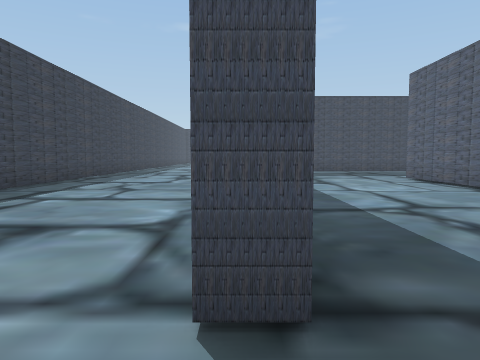
view 1 (above)

22 first-person views from a walk through a scene from a Unity 3-D project. The camera is 1.5 m above the floor, tilts 4° down and sees 70° across. The floor is counted in squares, 2 m on a side. Each view is taken from the middle of a square. On the plan, view 1 faces up. The plan holds only what a view shows up to about 11 squares ahead; the rest is blank. The place goes on beyond the plan. The player is left out.

view 2
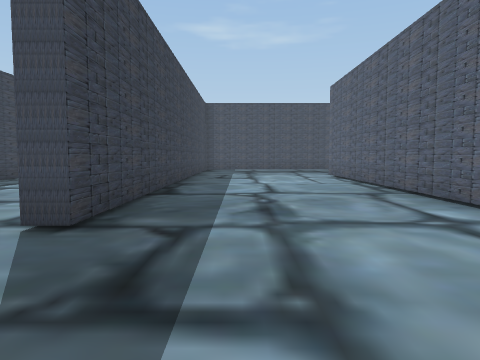

view 3
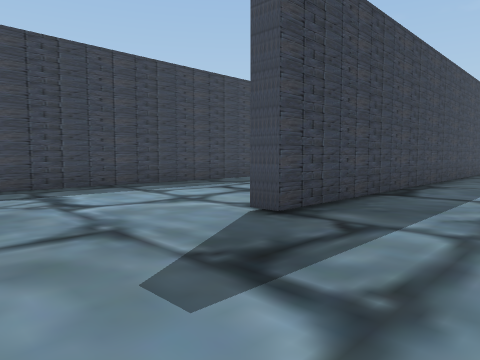

view 4
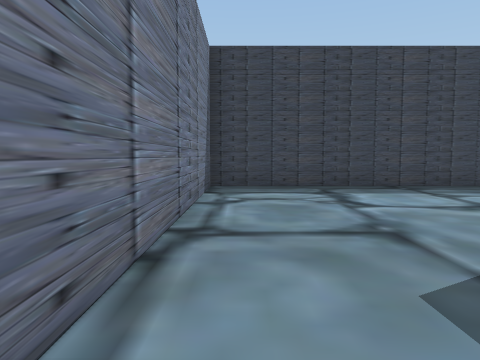

view 5
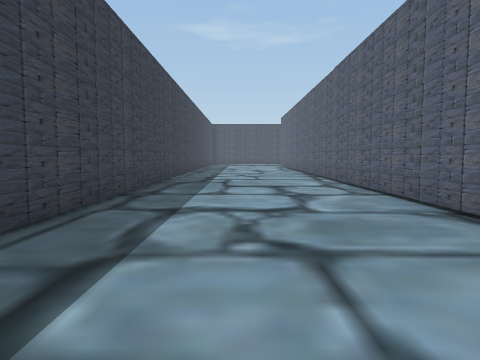

view 6
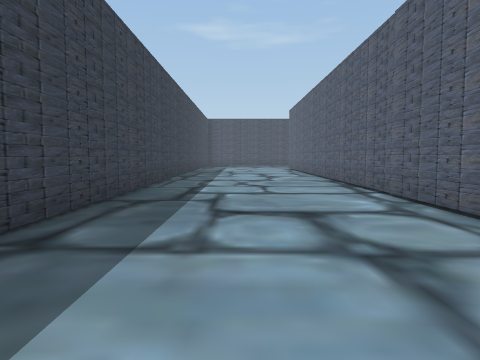

view 7
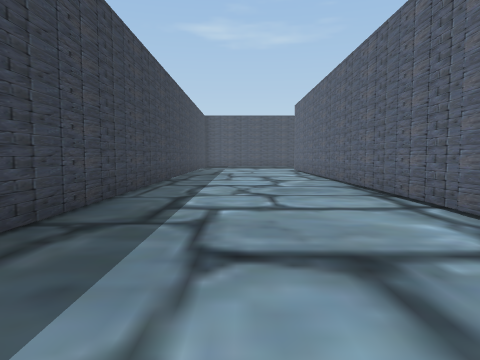

view 8
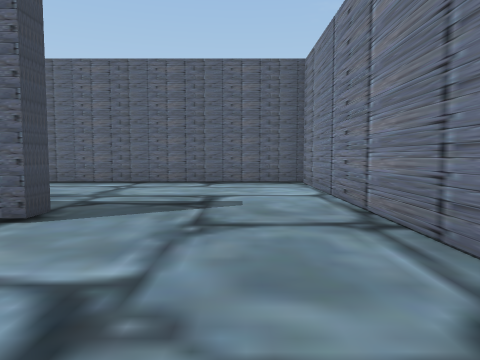

view 9
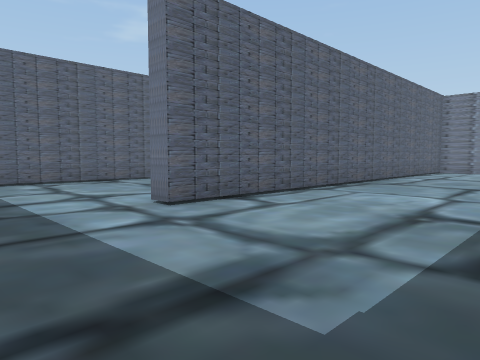

view 10
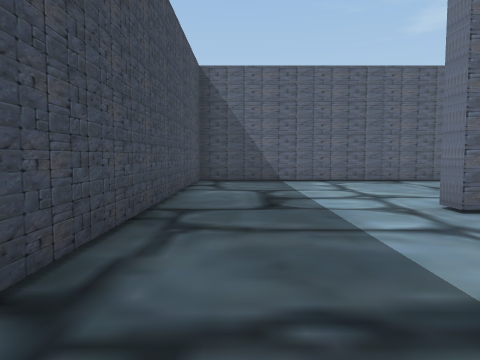

view 11
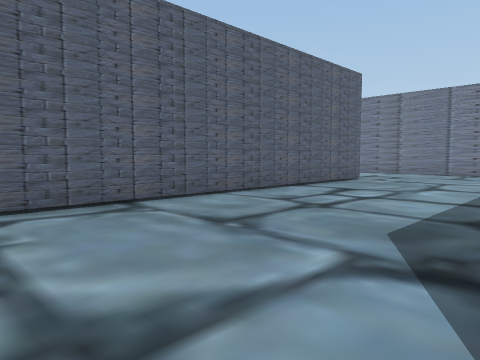

view 12
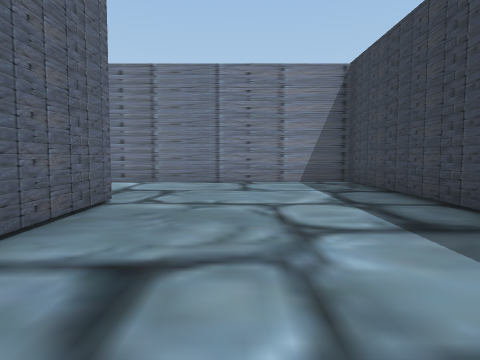

view 13
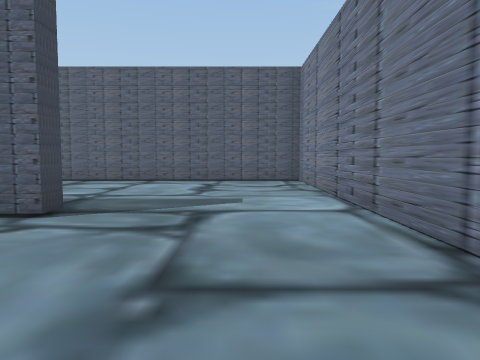

view 14
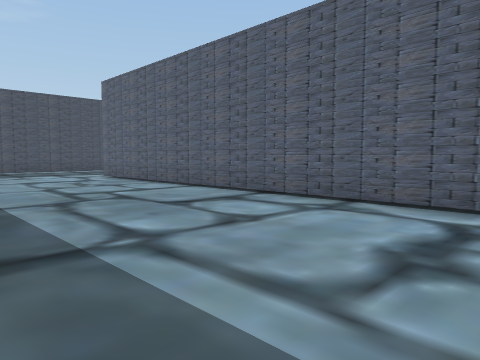

view 15
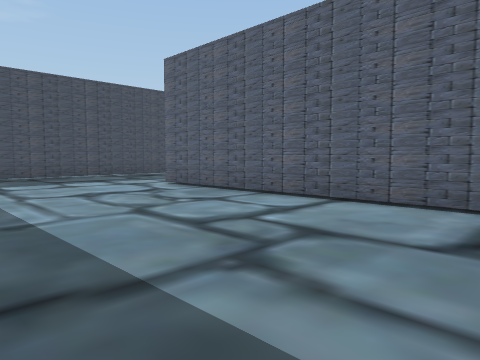

view 16
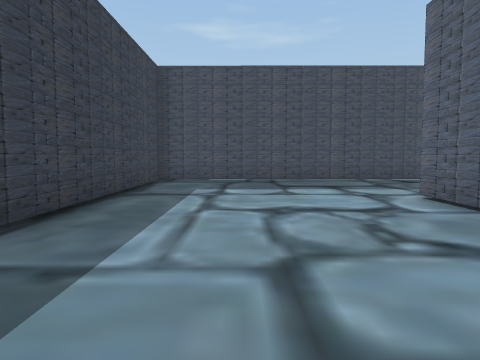

view 17
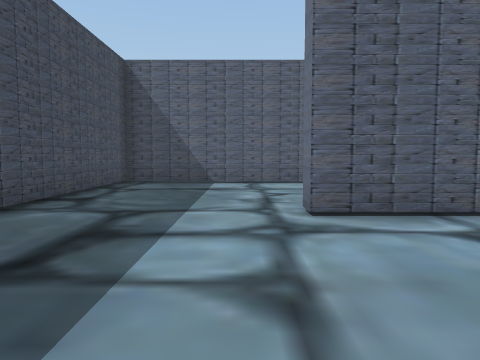

view 18
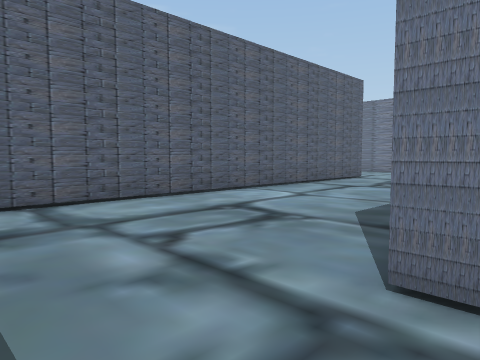

view 19
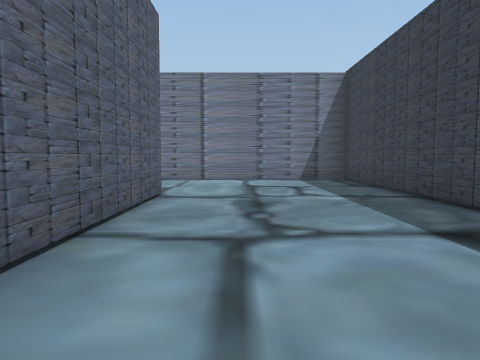

view 20
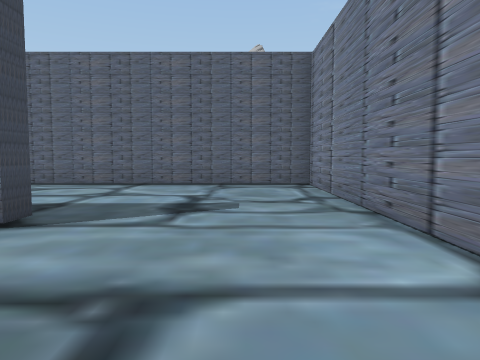

view 21
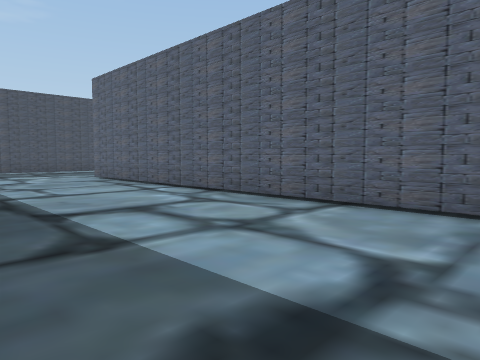

view 22
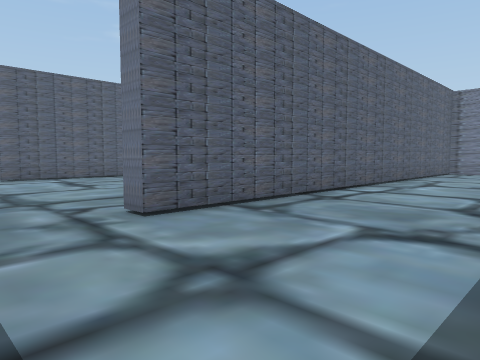

### Floor plan
Points are (right, up) in squares from view 1. A wall is a line through its corners. A room is listed if a view was taken in it or the views show most of it. See-through windows are left out.
Room 1 (views 1, 2, 3, 4, 5, 6, 7, 8, 9, 10, 11, 12, 13, 14, 15, 16, 17, 18, 19, 20, 21, 22)
walls: (17.7, 3.4) (17.7, -2.8) (27.8, -2.8) (27.8, 10.9) (28.4, 10.9); (11.6, 1.4) (11.1, 1.4) (11.1, 15.2) (2.7, 15.2); (5.9, 2.6) (5.9, -2.7) (17.2, -2.8) (17.2, 11.1) (17.8, 11.1); (23.1, 1.4) (22.5, 1.4) (22.5, 15.2) (11.6, 15.2) (11.6, 8.4); (0.3, 10.9) (0.3, 1.4) (-0.2, 1.4); (-0.2, 8.9) (-0.2, 22.1); (-5.2, 5.4) (-5.2, -2.7) (5.4, -2.7) (5.4, 11.1) (6, 11.1); (35.9, 9.2) (35.9, 11); (-5.2, 22) (-5.2, 7.4)

Positions as (right, up) in squares from view 1, and headings:
1: (0, 0), facing up
2: (2, -2), facing up
3: (3, -2), facing up-left
4: (3, -2), facing left
5: (-3, 5), facing up
6: (-3, 9), facing up
7: (-3, 11), facing up
8: (-4, -1), facing right
9: (1, 14), facing down-right
10: (1, 14), facing right
11: (6, 12), facing down-right
12: (9, 7), facing down
13: (7, -1), facing right
14: (12, -1), facing up-right
15: (12, 3), facing up-right
16: (14, 5), facing up
17: (13, 12), facing right
18: (17, 13), facing down-right
19: (21, 8), facing down
20: (19, -1), facing right
21: (23, -1), facing up-right
22: (24, 13), facing down-right
